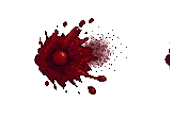
#> input picture art/v7/fx/blood/0.png, 170 x 115 px
$ python -i v19_art.py   (imports and definitions only)
#> lines starting #> are read from the running program, lines starting #| are printed output that depends on the picture; after the words box and inside, x2 and y2 are one past the last pixel; in counts of white or black regions, pixels touching at a corner belong together
"""V19: kullanıcının yeni görselleri (yeşil zeminli) ve eski görsellerin temizliği.

python3 tools/assetgen/v19_art.py <New klasörü> [önizleme.png]
  - 18 etkinlik eşyası (silah, yüzük, kolye) piksel stilinde i/ev_<etkinlik>_<yuva> olarak değişir
  - gems_5 (küçük açık elmas sandığı), ic_respawn (yeniden doğma simgesi), cloud_tile (sınır bulutu dokusu) → assets/ui
  - kaldırılan eşyaların görselleri atlastan atılır: etkinlik kaskları, pelerin, genel sandık simgesi; dünya sandıkları
    artık kişisel üs sandıklarının görselini kullandığı için s/crate, s/crate_mil, s/supply_crate da atılır
"""
import os
import sys

import numpy as np
from PIL import Image

sys.path.insert(0, os.path.dirname(os.path.abspath(__file__)))
from atlas_patch import Atlas  # noqa: E402
from v17_art import key_out  # noqa: E402

UI = os.path.join(os.path.dirname(os.path.abspath(__file__)), "../../android/app/src/main/assets/ui")
# Event_Items klasörü dosya adı sırasıyla
EVENT = ["base_neck", "base_ring", "base_weapon", "blood_neck", "blood_ring", "blood_weapon", "breath_neck", "breath_ring",
         "breath_weapon", "pack_neck", "pack_ring", "pack_weapon", "scrap_neck", "scrap_ring", "scrap_weapon", "titan_neck",
         "titan_ring", "titan_weapon"]
UI_NEW = {"1793209407412": ("gems_5", 384), "1793209408997": ("ic_respawn", 192)}
CLOUD = "1793209410618"
DROP = {"i/ev_blood_helm", "i/ev_titan_helm", "i/ev_base_helm", "i/ev_scrap_helm", "i/ev_pack_helm", "i/ev_breath_helm",
        "i/cloak", "i/chest", "s/crate", "s/crate_mil", "s/supply_crate"}


def fit(im, n):
    s = n / max(im.size)
    return im.resize((max(1, round(im.width * s)), max(1, round(im.height * s))), Image.LANCZOS)


def cloud_tile(path):
    """Yeşil kenarı kesilmiş, kenarları yumuşak geçişli (dikişsiz) bulut dokusu"""
#> called with path = '../../art/v7/fx/blood/0.png'
    a = np.asarray(Image.open(path).convert("RGB")).astype(np.int32)
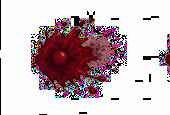
#> a: shape (115, 170, 3) int32; mean R, G, B 201.4, 184.8, 189.7
    notg = (a[:, :, 1] - np.maximum(a[:, :, 0], a[:, :, 2])) < 40
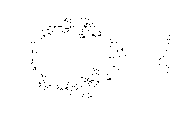
#> notg: shape (115, 170) bool; 99% white; black in thin lines or dots, all inside (x1, y1, x2, y2) = (31, 18, 170, 98)
    ys, xs = np.where(notg)
#> ys = 19349 values from 0 to 114; xs = 19349 values, max 169 at index 169, min 0 at index 0, mean 84.54
    im = Image.open(path).convert("RGB").crop((xs.min() + 3, ys.min() + 3, xs.max() - 2, ys.max() - 2))
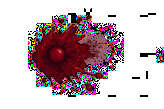
#> im: PIL image 164x109 RGB; mean R, G, B 199.4, 181.6, 186.8
    im = im.resize((256, 256), Image.LANCZOS)
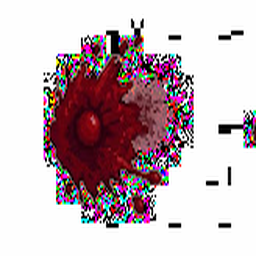
#> im: PIL image 256x256 RGB; mean R, G, B 199.2, 181.8, 186.7
    # dikişsiz: yarım kaydırılmış kopyayla kenarlarda karıştır
    b = np.asarray(im).astype(np.float32)
    sh = np.roll(np.roll(b, 128, 0), 128, 1)
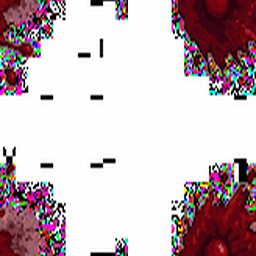
#> sh: shape (256, 256, 3) float32; mean R, G, B 199.2, 181.8, 186.7
    t = np.linspace(-1, 1, 256)
    w = np.clip(np.maximum(np.abs(t)[None, :], np.abs(t)[:, None]) * 1.6 - 0.6, 0, 1)[..., None]
    out = b * (1 - w) + sh * w
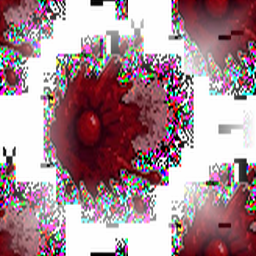
#> out: shape (256, 256, 3) float64; mean R, G, B 169.2, 140, 147.6
    return Image.fromarray(out.clip(0, 255).astype(np.uint8))


def main():
    src = sys.argv[1]
    A = Atlas()
    sp = A.m["sprites"]
    groups = {i: g for g, ids in A.m["groups"].items() for i in ids}
    ev_dir = os.path.join(src, "Event_Items")
    files = sorted(f for f in os.listdir(ev_dir) if f.lower().endswith((".jpg", ".png")))
    assert len(files) == len(EVENT), len(files)
    adds = {}
    prev = []
    for f, name in zip(files, EVENT):
        key = "i/ev_" + name
        im = key_out(os.path.join(ev_dir, f))
        im.thumbnail((128, 128), Image.LANCZOS)
        old = sp[key]
        ok = old[7] if len(old) > 7 else 1.0
        k = ok * max(old[3], old[4]) / max(im.size)
        adds.setdefault(groups[old[0]], []).append((key, im, round(im.size[0] / 2, 1), round(im.size[1] - 1.0, 1), round(k, 5)))
        prev.append(im)
    touched = set(adds) | {groups[sp[k][0]] for k in DROP if k in sp}
    for g in touched:
        A.patch(g, drop=lambda k: k in DROP, add=adds.get(g, []))
    A.save()
    for stem, (name, n) in UI_NEW.items():
        im = fit(key_out(os.path.join(src, stem + ".jpg")), n)
        im.save(os.path.join(UI, name + ".webp"), quality=90, method=6)
        prev.append(im)
    cloud_tile(os.path.join(src, CLOUD + ".jpg")).save(os.path.join(UI, "cloud_tile.webp"), quality=88)
    if len(sys.argv) > 2:
        S = 160
        sheet = Image.new("RGBA", (S * 7, S * ((len(prev) + 6) // 7)), (60, 70, 60, 255))
        for i, im in enumerate(prev):
            t = im.copy()
            t.thumbnail((S - 6, S - 6))
            sheet.alpha_composite(t, ((i % 7) * S + 3, (i // 7) * S + 3))
        sheet.save(sys.argv[2])


# [2 lines not run here, left out]

>>> result = cloud_tile('../../art/v7/fx/blood/0.png')

$ run again, on art/v7/fx/blood_pool/1.png
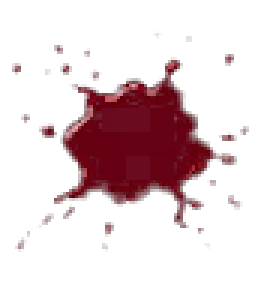
#> input picture art/v7/fx/blood_pool/1.png, 91 x 97 px (shown 3 times larger)
#> in cloud_tile, `a = np.asarray(Image.open(path).convert("RGB")).astype(np.int32)`:
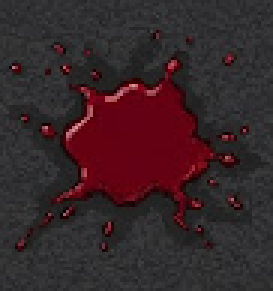
#> a: shape (97, 91, 3) int32 (shown 3 times larger); mean R, G, B 56, 37.6, 41.3
#> notg: shape (97, 91) bool; every value is 1
#> ys = 8827 values from 0 to 96; xs = 8827 values, max 90 at index 90, min 0 at index 0, mean 45
#> in cloud_tile, `out = b * (1 - w) + sh * w`:
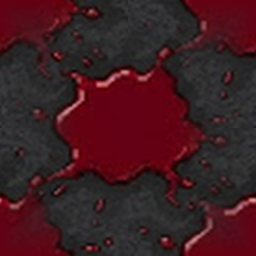
#> out: shape (256, 256, 3) float64; mean R, G, B 64.1, 29, 34.9

$ run again, on art/v7/fx/blood_pool/2.png
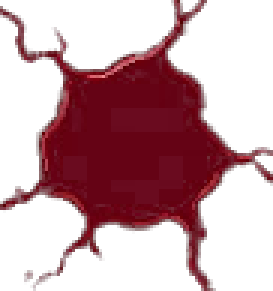
#> input picture art/v7/fx/blood_pool/2.png, 91 x 97 px (shown 3 times larger)
#> in cloud_tile, `a = np.asarray(Image.open(path).convert("RGB")).astype(np.int32)`:
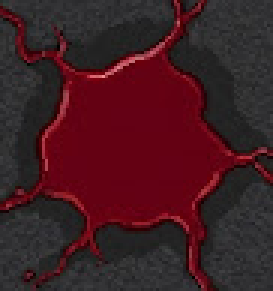
#> a: shape (97, 91, 3) int32 (shown 3 times larger); mean R, G, B 65.5, 28.4, 34.8
#> notg: shape (97, 91) bool; every value is 1
#> ys = 8827 values from 0 to 96; xs = 8827 values, max 90 at index 90, min 0 at index 0, mean 45
#> in cloud_tile, `out = b * (1 - w) + sh * w`:
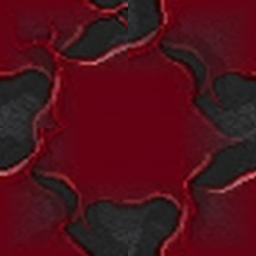
#> out: shape (256, 256, 3) float64; mean R, G, B 78.3, 17.4, 27.6

$ run again, on art/v7/fx/bolt/3.png
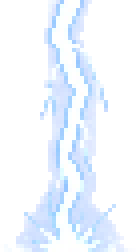
#> input picture art/v7/fx/bolt/3.png, 34 x 63 px (shown 4 times larger)
#> notg: shape (63, 34) bool; every value is 1
#> ys = 2142 values from 0 to 62; xs = 2142 values, max 33 at index 33, min 0 at index 0, mean 16.5
#> in cloud_tile, `sh = np.roll(np.roll(b, 128, 0), 128, 1)`:
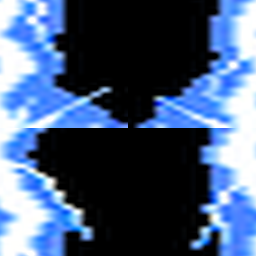
#> sh: shape (256, 256, 3) float32; mean R, G, B 68.6, 88.6, 119.6
#> in cloud_tile, `out = b * (1 - w) + sh * w`:
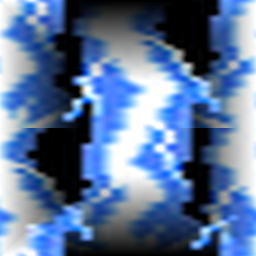
#> out: shape (256, 256, 3) float64; mean R, G, B 92, 116.1, 152.8
